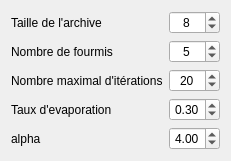
                           <widget class="QWidget" name="scrollAreaWidgetContents_2">
                            <property name="geometry">
                             <rect>
                              <x>0</x>
                              <y>0</y>
                              <width>207</width>
                              <height>144</height>
                             </rect>
                            </property>
                            <layout class="QHBoxLayout" name="horizontalLayout_16">
                             <item>
                              <layout class="QGridLayout" name="gridLayout_23">
                               <item row="4" column="1">
                                <widget class="QDoubleSpinBox" name="aco_alpha">
                                 <property name="maximumSize">
                                  <size>
                                   <width>70</width>
                                   <height>16777215</height>
                                  </size>
                                 </property>
                                 <property name="alignment">
                                  <set>Qt::AlignCenter</set>
                                 </property>
                                 <property name="minimum">
                                  <double>1.000000000000000</double>
                                 </property>
                                 <property name="maximum">
                                  <double>6.000000000000000</double>
                                 </property>
                                 <property name="singleStep">
                                  <double>0.500000000000000</double>
                                 </property>
                                 <property name="value">
                                  <double>4.000000000000000</double>
                                 </property>
                                </widget>
                               </item>
                               <item row="1" column="0">
                                <widget class="QLabel" name="label_30">
                                 <property name="text">
                                  <string>Nombre de fourmis</string>
                                 </property>
                                </widget>
                               </item>
                               <item row="0" column="0">
                                <widget class="QLabel" name="label_28">
                                 <property name="text">
                                  <string>Taille de l'archive</string>
                                 </property>
                                </widget>
                               </item>
                               <item row="2" column="0">
                                <widget class="QLabel" name="label_31">
                                 <property name="text">
                                  <string>Nombre maximal d'itérations</string>
                                 </property>
                                </widget>
                               </item>
                               <item row="3" column="0">
                                <widget class="QLabel" name="label_32">
                                 <property name="text">
                                  <string>Taux d'evaporation</string>
                                 </property>
                                </widget>
                               </item>
                               <item row="0" column="1">
                                <widget class="QSpinBox" name="aco_taille_arch">
                                 <property name="maximumSize">
                                  <size>
                                   <width>70</width>
                                   <height>16777215</height>
                                  </size>
                                 </property>
                                 <property name="alignment">
                                  <set>Qt::AlignCenter</set>
                                 </property>
                                 <property name="minimum">
                                  <number>7</number>
                                 </property>
                                 <property name="maximum">
                                  <number>15</number>
                                 </property>
                                 <property name="value">
                                  <number>8</number>
                                 </property>
                                </widget>
                               </item>
                               <item row="2" column="1">
                                <widget class="QSpinBox" name="aco_max_iter">
                                 <property name="maximumSize">
                                  <size>
                                   <width>70</width>
                                   <height>16777215</height>
                                  </size>
                                 </property>
                                 <property name="alignment">
                                  <set>Qt::AlignCenter</set>
                                 </property>
                                 <property name="minimum">
                                  <number>1</number>
                                 </property>
                                 <property name="maximum">
                                  <number>100</number>
                                 </property>
                                 <property name="value">
                                  <number>20</number>
                                 </property>
                                </widget>
                               </item>
                               <item row="3" column="1">
                                <widget class="QDoubleSpinBox" name="aco_prob_evap">
                                 <property name="maximumSize">
                                  <size>
                                   <width>70</width>
                                   <height>16777215</height>
                                  </size>
                                 </property>
                                 <property name="alignment">
                                  <set>Qt::AlignCenter</set>
                                 </property>
                                 <property name="minimum">
                                  <double>0.100000000000000</double>
                                 </property>
                                 <property name="maximum">
                                  <double>0.500000000000000</double>
                                 </property>
                                 <property name="singleStep">
                                  <double>0.100000000000000</double>
                                 </property>
                                 <property name="value">
                                  <double>0.300000000000000</double>
                                 </property>
                                </widget>
                               </item>
                               <item row="1" column="1">
                                <widget class="QSpinBox" name="aco_nb_fourmis">
                                 <property name="maximumSize">
                                  <size>
                                   <width>70</width>
                                   <height>16777215</height>
                                  </size>
                                 </property>
                                 <property name="alignment">
                                  <set>Qt::AlignCenter</set>
                                 </property>
                                 <property name="minimum">
                                  <number>3</number>
                                 </property>
                                 <property name="maximum">
                                  <number>8</number>
                                 </property>
                                 <property name="value">
                                  <number>5</number>
                                 </property>
                                </widget>
                               </item>
                               <item row="4" column="0">
                                <widget class="QLabel" name="label_37">
                                 <property name="text">
                                  <string>alpha</string>
                                 </property>
                                </widget>
                               </item>
                              </layout>
                             </item>
                            </layout>
                           </widget>
